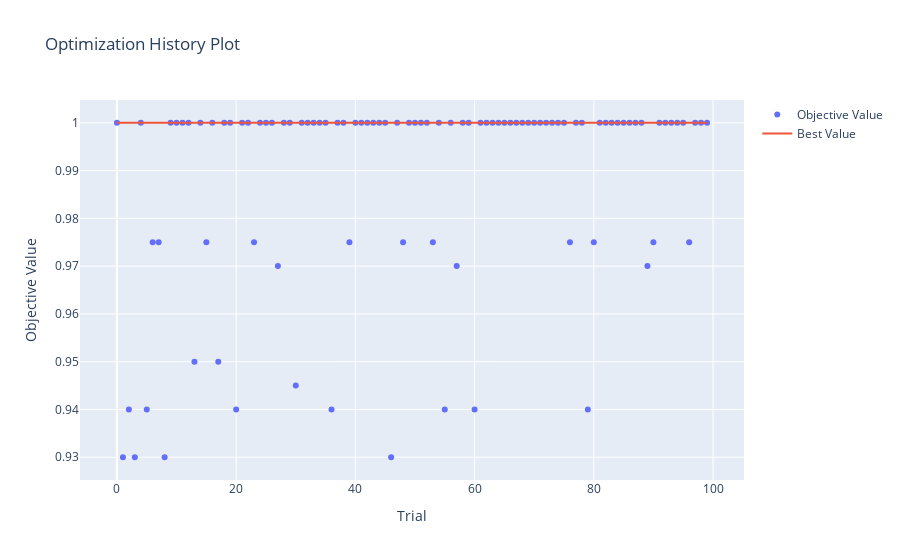

This figure's notebook cell:
### Markdown cell above
Mejores parametros

### Code cell
print(studyKNN.best_params)
optuna.visualization.plot_optimization_history(studyKNN)

### Figure 1 — Plotly figure (JSON) as saved in the notebook; plotly's stock layout.template omitted (floating-point values rounded to 4 significant figures)
{"data": [{"mode": "markers", "name": "Objective Value", "type": "scatter", "x": [0, 1, 2, 3, 4, 5, 6, 7, 8, 9, 10, 11, 12, 13, 14, 15, 16, 17, 18, 19, 20, 21, 22, 23, 24, 25, 26, 27, 28, 29, 30, 31, 32, 33, 34, 35, 36, 37, 38, 39, 40, 41, 42, 43, 44, 45, 46, 47, 48, 49, 50, 51, 52, 53, 54, 55, 56, 57, 58, 59, 60, 61, 62, 63, 64, 65, 66, 67, 68, 69, 70, 71, 72, 73, 74, 75, 76, 77, 78, 79, 80, 81, 82, 83, 84, 85, 86, 87, 88, 89, 90, 91, 92, 93, 94, 95, 96, 97, 98, 99], "y": [1, 0.93, 0.94, 0.93, 1, 0.94, 0.975, 0.975, 0.93, 1, 1, 1, 1, 0.95, 1, 0.975, 1, 0.95, 1, 1, 0.94, 1, 1, 0.975, 1, 1, 1, 0.97, 1, 1, 0.945, 1, 1, 1, 1, 1, 0.94, 1, 1, 0.975, 1, 1, 1, 1, 1, 1, 0.93, 1, 0.975, 1, 1, 1, 1, 0.975, 1, 0.94, 1, 0.97, 1, 1, 0.94, 1, 1, 1, 1, 1, 1, 1, 1, 1, 1, 1, 1, 1, 1, 1, 0.975, 1, 1, 0.94, 0.975, 1, 1, 1, 1, 1, 1, 1, 1, 0.97, 0.975, 1, 1, 1, 1, 1, 0.975, 1, 1, 1]}, {"mode": "lines", "name": "Best Value", "type": "scatter", "x": [0, 1, 2, 3, 4, 5, 6, 7, 8, 9, 10, 11, 12, 13, 14, 15, 16, 17, 18, 19, 20, 21, 22, 23, 24, 25, 26, 27, 28, 29, 30, 31, 32, 33, 34, 35, 36, 37, 38, 39, 40, 41, 42, 43, 44, 45, 46, 47, 48, 49, 50, 51, 52, 53, 54, 55, 56, 57, 58, 59, 60, 61, 62, 63, 64, 65, 66, 67, 68, 69, 70, 71, 72, 73, 74, 75, 76, 77, 78, 79, 80, 81, 82, 83, 84, 85, 86, 87, 88, 89, 90, 91, 92, 93, 94, 95, 96, 97, 98, 99], "y": [1, 1, 1, 1, 1, 1, 1, 1, 1, 1, 1, 1, 1, 1, 1, 1, 1, 1, 1, 1, 1, 1, 1, 1, 1, 1, 1, 1, 1, 1, 1, 1, 1, 1, 1, 1, 1, 1, 1, 1, 1, 1, 1, 1, 1, 1, 1, 1, 1, 1, 1, 1, 1, 1, 1, 1, 1, 1, 1, 1, 1, 1, 1, 1, 1, 1, 1, 1, 1, 1, 1, 1, 1, 1, 1, 1, 1, 1, 1, 1, 1, 1, 1, 1, 1, 1, 1, 1, 1, 1, 1, 1, 1, 1, 1, 1, 1, 1, 1, 1]}, {"marker": {"color": "#cccccc"}, "mode": "markers", "name": "Infeasible Trial", "showlegend": false, "type": "scatter", "x": [], "y": []}], "layout": {"title": {"text": "Optimization History Plot"}, "xaxis": {"title": {"text": "Trial"}}, "yaxis": {"title": {"text": "Objective Value"}}}}
